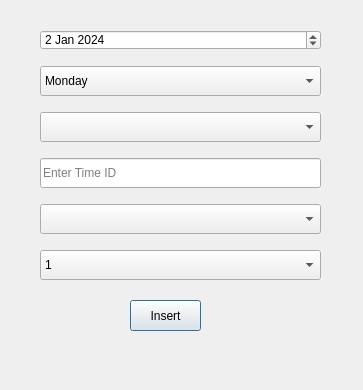
<?xml version="1.0" encoding="UTF-8"?>
<ui version="4.0">
 <class>Dialog</class>
 <widget class="QDialog" name="Dialog">
  <property name="geometry">
   <rect>
    <x>0</x>
    <y>0</y>
    <width>363</width>
    <height>390</height>
   </rect>
  </property>
  <property name="windowTitle">
   <string>Dialog</string>
  </property>
  <widget class="QPushButton" name="insert_exam">
   <property name="geometry">
    <rect>
     <x>130</x>
     <y>300</y>
     <width>71</width>
     <height>31</height>
    </rect>
   </property>
   <property name="text">
    <string>Insert</string>
   </property>
  </widget>
  <widget class="QWidget" name="layoutWidget">
   <property name="geometry">
    <rect>
     <x>40</x>
     <y>20</y>
     <width>281</width>
     <height>271</height>
    </rect>
   </property>
   <layout class="QVBoxLayout" name="verticalLayout">
    <item>
     <widget class="QDateEdit" name="date">
      <property name="maximumSize">
       <size>
        <width>16777215</width>
        <height>20</height>
       </size>
      </property>
      <property name="dateTime">
       <datetime>
        <hour>0</hour>
        <minute>0</minute>
        <second>0</second>
        <year>2024</year>
        <month>1</month>
        <day>2</day>
       </datetime>
      </property>
     </widget>
    </item>
    <item>
     <widget class="QComboBox" name="comboBox_day">
      <property name="maximumSize">
       <size>
        <width>16777215</width>
        <height>30</height>
       </size>
      </property>
      <item>
       <property name="text">
        <string>Monday</string>
       </property>
      </item>
      <item>
       <property name="text">
        <string>Tuesday</string>
       </property>
      </item>
      <item>
       <property name="text">
        <string>Wednesday</string>
       </property>
      </item>
      <item>
       <property name="text">
        <string>Thursday</string>
       </property>
      </item>
      <item>
       <property name="text">
        <string>Friday</string>
       </property>
      </item>
     </widget>
    </item>
    <item>
     <widget class="QComboBox" name="comboBox_room">
      <property name="maximumSize">
       <size>
        <width>16777215</width>
        <height>30</height>
       </size>
      </property>
     </widget>
    </item>
    <item>
     <widget class="QLineEdit" name="lineEdit_timeID">
      <property name="maximumSize">
       <size>
        <width>16777215</width>
        <height>30</height>
       </size>
      </property>
      <property name="placeholderText">
       <string>Enter Time ID</string>
      </property>
     </widget>
    </item>
    <item>
     <widget class="QComboBox" name="comboBox_subject">
      <property name="maximumSize">
       <size>
        <width>16777215</width>
        <height>30</height>
       </size>
      </property>
     </widget>
    </item>
    <item>
     <widget class="QComboBox" name="exam_menu">
      <property name="maximumSize">
       <size>
        <width>16777215</width>
        <height>30</height>
       </size>
      </property>
      <item>
       <property name="text">
        <string>1</string>
       </property>
      </item>
      <item>
       <property name="text">
        <string>2</string>
       </property>
      </item>
      <item>
       <property name="text">
        <string>3</string>
       </property>
      </item>
     </widget>
    </item>
   </layout>
  </widget>
 </widget>
 <resources/>
 <connections/>
</ui>
